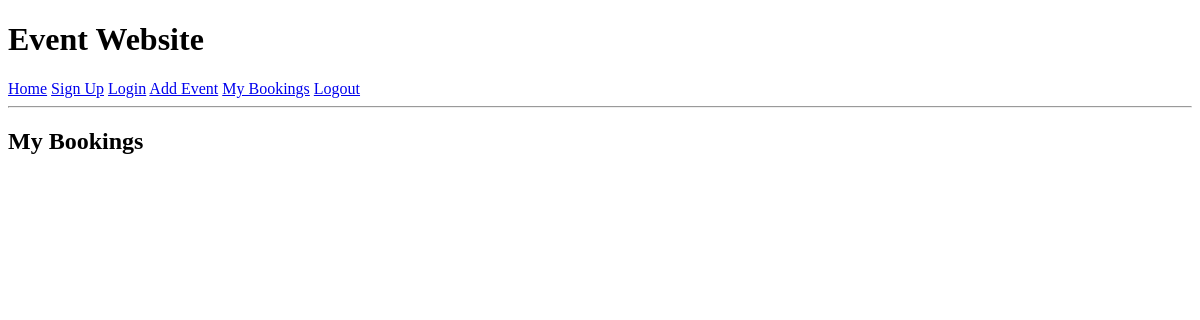
Page /my_bookings (signed in) on the earlier database version.
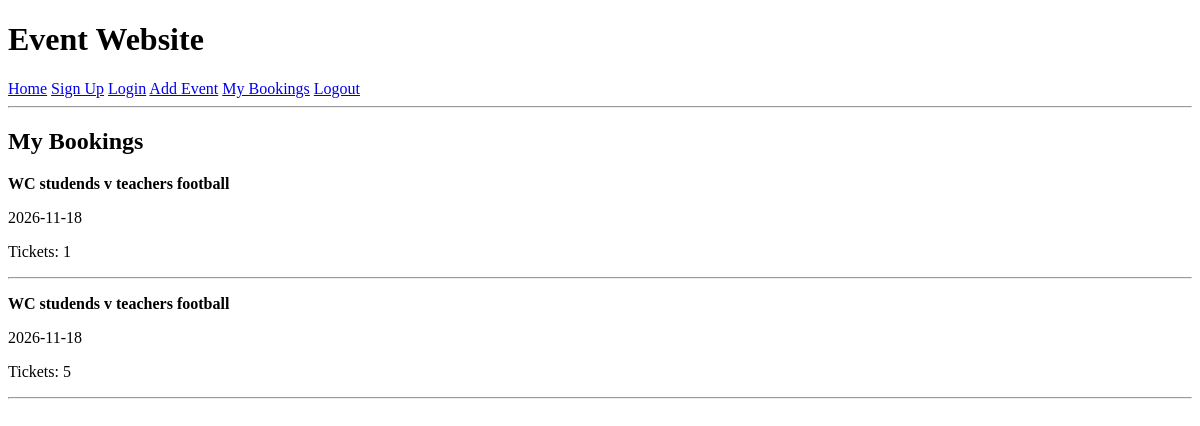
Same page on the later database version.
### tables this page shows
CREATE TABLE bookings
(
    booking_id  integer
        primary key autoincrement,
    fk_user_id  integer not null,
    fk_event_id integer not null,
    tickets     integer not null
);

CREATE TABLE "events"
(
    event_id          INTEGER
        primary key autoincrement,
    event_name        TEXT    not null,
    event_date        TEXT    not null,
    event_location    TEXT    not null,
    event_description TEXT    not null,
    fk_user_id        INTEGER not null
);

### app.py (the view)
@app.route('/my_bookings')
def my_bookings():
    if "user_id" not in session:
        return redirect("/login?error=log+in+first")
    con = connect_db()
    cur = con.cursor()
    query = """
    SELECT bookings.*, events.event_name, events.event_date
    FROM bookings
    JOIN  events ON bookings.fk_event_id = events.event_id
    WHERE bookings.fk_user_id = ?
    """
    cur.execute(query, (session["user_id"],))
    booking_list = cur.fetchall()
    con.close()
    return render_template("my_bookings.html", booking_list=booking_list)

### app.py (called while the page is built)
def connect_db():
    con = sqlite3.connect("identifier.sqlite")
    con.row_factory = sqlite3.Row
    return con

### templates/my_bookings.html
{%  extends "base.html" %}
{% block content %}
<h2>My Bookings</h2>
{% for booking in booking_list %}
    <p><b>{{ booking["event_name"] }}</b></p>
    <p>{{ booking["event_date"] }}</p>
    <p>Tickets: {{ booking["tickets"] }}</p>
    <hr>
{% endfor %}
{% endblock %}

### templates/base.html (shortened to what this page needs)
<!DOCTYPE html>
<html lang="en">
<head>
</head>
<body>
    <h1>Event Website</h1>
    <a href="/">Home</a>
    <a href="/signup">Sign Up</a>
    <a href="/login">Login</a>
    {% if session.get("role") == "admin" %}
         <a href="/add_event">Add Event</a>
    {% endif %}
    <a href="/my_booking">My Bookings</a>
    <a href="/logout">Logout</a>
    <hr>
    {% block content %}{% endblock %}
</body>
</html>

Differences in the rows shown:
added bookings: event_name "WC studends v teachers football", event_date "2026-11-18", tickets "1"
added bookings: event_name "WC studends v teachers football", event_date "2026-11-18", tickets "5"
